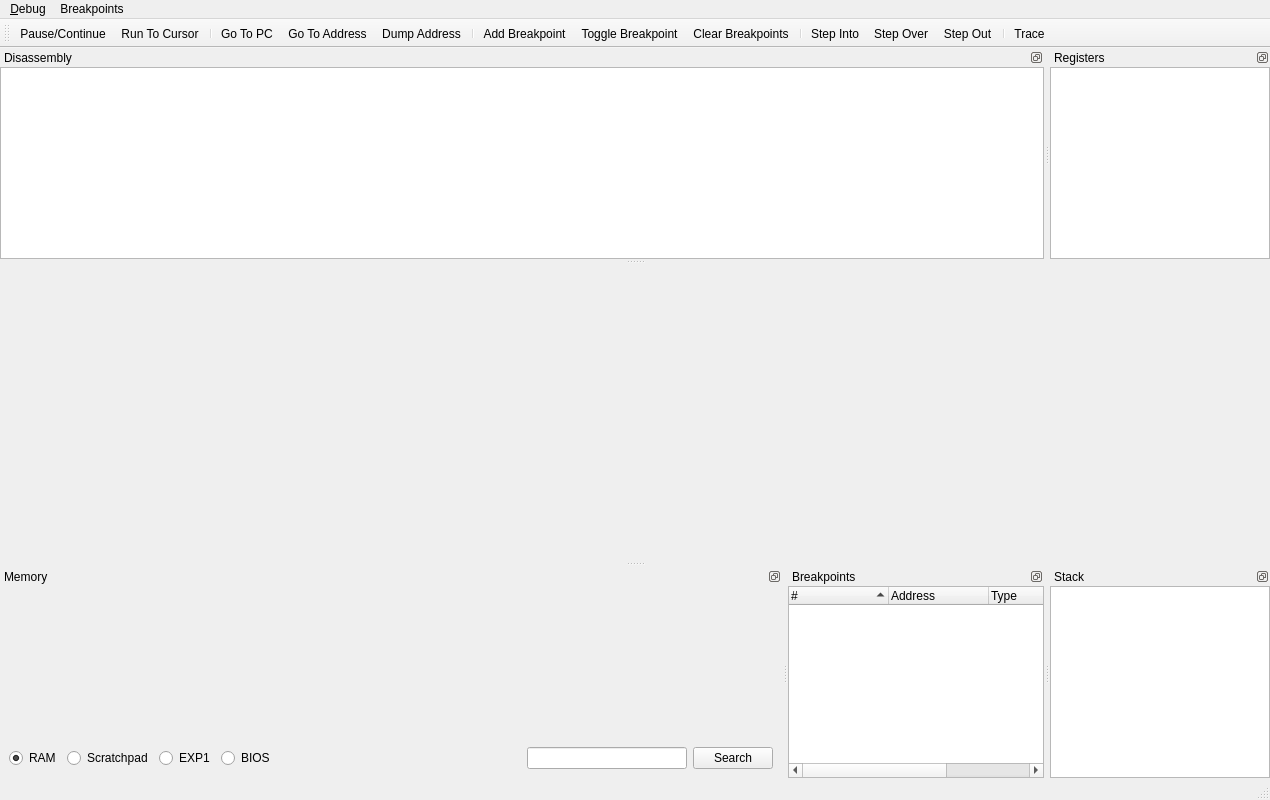
<?xml version="1.0" encoding="UTF-8"?>
<ui version="4.0">
 <class>DebuggerWindow</class>
 <widget class="QMainWindow" name="DebuggerWindow">
  <property name="geometry">
   <rect>
    <x>0</x>
    <y>0</y>
    <width>1270</width>
    <height>800</height>
   </rect>
  </property>
  <property name="windowTitle">
   <string>CPU Debugger</string>
  </property>
  <property name="dockNestingEnabled">
   <bool>true</bool>
  </property>
  <widget class="QWidget" name="centralwidget"/>
  <widget class="QMenuBar" name="menubar">
   <property name="geometry">
    <rect>
     <x>0</x>
     <y>0</y>
     <width>1210</width>
     <height>30</height>
    </rect>
   </property>
   <widget class="QMenu" name="menu_Debugger">
    <property name="title">
     <string>&amp;Debug</string>
    </property>
    <addaction name="actionPause"/>
    <addaction name="actionRunToCursor"/>
    <addaction name="separator"/>
    <addaction name="actionGoToPC"/>
    <addaction name="actionGoToAddress"/>
    <addaction name="actionDumpAddress"/>
    <addaction name="separator"/>
    <addaction name="actionTrace"/>
    <addaction name="separator"/>
    <addaction name="actionStepInto"/>
    <addaction name="actionStepOver"/>
    <addaction name="actionStepOut"/>
    <addaction name="separator"/>
    <addaction name="actionClose"/>
   </widget>
   <widget class="QMenu" name="menuBreakpoints">
    <property name="title">
     <string>Breakpoints</string>
    </property>
    <addaction name="actionAddBreakpoint"/>
    <addaction name="actionToggleBreakpoint"/>
    <addaction name="actionClearBreakpoints"/>
   </widget>
   <addaction name="menu_Debugger"/>
   <addaction name="menuBreakpoints"/>
  </widget>
  <widget class="QStatusBar" name="statusbar"/>
  <widget class="QToolBar" name="toolBar">
   <property name="windowTitle">
    <string>toolBar</string>
   </property>
   <attribute name="toolBarArea">
    <enum>TopToolBarArea</enum>
   </attribute>
   <attribute name="toolBarBreak">
    <bool>false</bool>
   </attribute>
   <addaction name="actionPause"/>
   <addaction name="actionRunToCursor"/>
   <addaction name="separator"/>
   <addaction name="actionGoToPC"/>
   <addaction name="actionGoToAddress"/>
   <addaction name="actionDumpAddress"/>
   <addaction name="separator"/>
   <addaction name="actionAddBreakpoint"/>
   <addaction name="actionToggleBreakpoint"/>
   <addaction name="actionClearBreakpoints"/>
   <addaction name="separator"/>
   <addaction name="actionStepInto"/>
   <addaction name="actionStepOver"/>
   <addaction name="actionStepOut"/>
   <addaction name="separator"/>
   <addaction name="actionTrace"/>
  </widget>
  <widget class="QDockWidget" name="dockWidget_2">
   <property name="features">
    <set>QDockWidget::DockWidgetFloatable|QDockWidget::DockWidgetMovable</set>
   </property>
   <property name="windowTitle">
    <string>Disassembly</string>
   </property>
   <attribute name="dockWidgetArea">
    <number>4</number>
   </attribute>
   <widget class="QTreeView" name="codeView">
    <property name="sizePolicy">
     <sizepolicy hsizetype="Expanding" vsizetype="Expanding">
      <horstretch>0</horstretch>
      <verstretch>0</verstretch>
     </sizepolicy>
    </property>
    <attribute name="headerVisible">
     <bool>false</bool>
    </attribute>
   </widget>
  </widget>
  <widget class="QDockWidget" name="dockWidget_3">
   <property name="features">
    <set>QDockWidget::DockWidgetFloatable|QDockWidget::DockWidgetMovable</set>
   </property>
   <property name="windowTitle">
    <string>Registers</string>
   </property>
   <attribute name="dockWidgetArea">
    <number>4</number>
   </attribute>
   <widget class="QTreeView" name="registerView">
    <property name="sizePolicy">
     <sizepolicy hsizetype="Expanding" vsizetype="Expanding">
      <horstretch>0</horstretch>
      <verstretch>0</verstretch>
     </sizepolicy>
    </property>
    <property name="maximumSize">
     <size>
      <width>220</width>
      <height>16777215</height>
     </size>
    </property>
   </widget>
  </widget>
  <widget class="QDockWidget" name="dockWidget">
   <property name="sizePolicy">
    <sizepolicy hsizetype="Preferred" vsizetype="Preferred">
     <horstretch>1</horstretch>
     <verstretch>0</verstretch>
    </sizepolicy>
   </property>
   <property name="features">
    <set>QDockWidget::DockWidgetFloatable|QDockWidget::DockWidgetMovable</set>
   </property>
   <property name="windowTitle">
    <string>Memory</string>
   </property>
   <attribute name="dockWidgetArea">
    <number>8</number>
   </attribute>
   <widget class="QWidget" name="dockWidgetContents_3">
    <layout class="QVBoxLayout" name="verticalLayout">
     <item>
      <widget class="MemoryViewWidget" name="memoryView" native="true">
       <property name="sizePolicy">
        <sizepolicy hsizetype="Preferred" vsizetype="Expanding">
         <horstretch>0</horstretch>
         <verstretch>0</verstretch>
        </sizepolicy>
       </property>
      </widget>
     </item>
     <item>
      <layout class="QHBoxLayout" name="horizontalLayout">
       <item>
        <widget class="QRadioButton" name="memoryRegionRAM">
         <property name="text">
          <string>RAM</string>
         </property>
         <property name="checked">
          <bool>true</bool>
         </property>
        </widget>
       </item>
       <item>
        <widget class="QRadioButton" name="memoryRegionScratchpad">
         <property name="text">
          <string>Scratchpad</string>
         </property>
        </widget>
       </item>
       <item>
        <widget class="QRadioButton" name="memoryRegionEXP1">
         <property name="text">
          <string>EXP1</string>
         </property>
        </widget>
       </item>
       <item>
        <widget class="QRadioButton" name="memoryRegionBIOS">
         <property name="text">
          <string>BIOS</string>
         </property>
        </widget>
       </item>
       <item>
        <spacer name="horizontalSpacer">
         <property name="orientation">
          <enum>Qt::Horizontal</enum>
         </property>
         <property name="sizeHint" stdset="0">
          <size>
           <width>40</width>
           <height>20</height>
          </size>
         </property>
        </spacer>
       </item>
       <item>
        <layout class="QHBoxLayout" name="horizontalLayout_2">
         <item>
          <widget class="QLineEdit" name="memorySearchString"/>
         </item>
         <item>
          <widget class="QPushButton" name="memorySearch">
           <property name="text">
            <string>Search</string>
           </property>
          </widget>
         </item>
        </layout>
       </item>
      </layout>
     </item>
    </layout>
   </widget>
  </widget>
  <widget class="QDockWidget" name="dockWidget_5">
   <property name="sizePolicy">
    <sizepolicy hsizetype="Maximum" vsizetype="Preferred">
     <horstretch>0</horstretch>
     <verstretch>0</verstretch>
    </sizepolicy>
   </property>
   <property name="maximumSize">
    <size>
     <width>290</width>
     <height>524287</height>
    </size>
   </property>
   <property name="features">
    <set>QDockWidget::DockWidgetFloatable|QDockWidget::DockWidgetMovable</set>
   </property>
   <property name="windowTitle">
    <string>Breakpoints</string>
   </property>
   <attribute name="dockWidgetArea">
    <number>8</number>
   </attribute>
   <widget class="QTreeWidget" name="breakpointsWidget">
    <property name="selectionMode">
     <enum>QAbstractItemView::SingleSelection</enum>
    </property>
    <property name="selectionBehavior">
     <enum>QAbstractItemView::SelectRows</enum>
    </property>
    <property name="sortingEnabled">
     <bool>true</bool>
    </property>
    <attribute name="headerMinimumSectionSize">
     <number>20</number>
    </attribute>
    <column>
     <property name="text">
      <string>#</string>
     </property>
    </column>
    <column>
     <property name="text">
      <string>Address</string>
     </property>
    </column>
    <column>
     <property name="text">
      <string>Type</string>
     </property>
    </column>
    <column>
     <property name="text">
      <string>Hit Count</string>
     </property>
    </column>
   </widget>
  </widget>
  <widget class="QDockWidget" name="dockWidget_4">
   <property name="features">
    <set>QDockWidget::DockWidgetFloatable|QDockWidget::DockWidgetMovable</set>
   </property>
   <property name="windowTitle">
    <string>Stack</string>
   </property>
   <attribute name="dockWidgetArea">
    <number>8</number>
   </attribute>
   <widget class="QTreeView" name="stackView">
    <property name="maximumSize">
     <size>
      <width>220</width>
      <height>16777215</height>
     </size>
    </property>
   </widget>
  </widget>
  <action name="actionPause">
   <property name="checkable">
    <bool>true</bool>
   </property>
   <property name="icon">
    <iconset theme="pause-line"/>
   </property>
   <property name="text">
    <string>&amp;Pause/Continue</string>
   </property>
   <property name="toolTip">
    <string>Pause/Continue</string>
   </property>
   <property name="shortcut">
    <string>F5</string>
   </property>
  </action>
  <action name="actionStepInto">
   <property name="icon">
    <iconset theme="debug-step-into-line"/>
   </property>
   <property name="text">
    <string>&amp;Step Into</string>
   </property>
   <property name="toolTip">
    <string>Step Into</string>
   </property>
   <property name="shortcut">
    <string>F11</string>
   </property>
  </action>
  <action name="actionStepOver">
   <property name="icon">
    <iconset theme="debug-step-over-line"/>
   </property>
   <property name="text">
    <string>Step &amp;Over</string>
   </property>
   <property name="toolTip">
    <string>Step Over</string>
   </property>
   <property name="shortcut">
    <string>F10</string>
   </property>
  </action>
  <action name="actionToggleBreakpoint">
   <property name="icon">
    <iconset theme="debug-toggle-breakpoint"/>
   </property>
   <property name="text">
    <string>Toggle &amp;Breakpoint</string>
   </property>
   <property name="toolTip">
    <string>Toggle Breakpoint</string>
   </property>
   <property name="shortcut">
    <string>F9</string>
   </property>
  </action>
  <action name="actionClose">
   <property name="text">
    <string>&amp;Close</string>
   </property>
  </action>
  <action name="actionStepOut">
   <property name="icon">
    <iconset theme="debug-step-out-line"/>
   </property>
   <property name="text">
    <string>Step O&amp;ut</string>
   </property>
   <property name="toolTip">
    <string>Step Out</string>
   </property>
   <property name="shortcut">
    <string>Ctrl+F11</string>
   </property>
  </action>
  <action name="actionRunToCursor">
   <property name="icon">
    <iconset theme="debugger-go-to-cursor"/>
   </property>
   <property name="text">
    <string>&amp;Run To Cursor</string>
   </property>
   <property name="toolTip">
    <string>Run To Cursor</string>
   </property>
   <property name="shortcut">
    <string>Ctrl+F10</string>
   </property>
  </action>
  <action name="actionClearBreakpoints">
   <property name="icon">
    <iconset theme="debugger-clear-breakpoint"/>
   </property>
   <property name="text">
    <string>&amp;Clear Breakpoints</string>
   </property>
   <property name="toolTip">
    <string>Clear Breakpoints</string>
   </property>
   <property name="shortcut">
    <string>Ctrl+Del</string>
   </property>
  </action>
  <action name="actionAddBreakpoint">
   <property name="icon">
    <iconset theme="add-line"/>
   </property>
   <property name="text">
    <string>&amp;Add Breakpoint</string>
   </property>
   <property name="toolTip">
    <string>Add Breakpoint</string>
   </property>
   <property name="shortcut">
    <string>Ctrl+F9</string>
   </property>
  </action>
  <action name="actionGoToPC">
   <property name="icon">
    <iconset theme="debugger-go-to-pc"/>
   </property>
   <property name="text">
    <string>&amp;Go To PC</string>
   </property>
   <property name="toolTip">
    <string>Go To PC</string>
   </property>
   <property name="shortcut">
    <string>Ctrl+P</string>
   </property>
  </action>
  <action name="actionGoToAddress">
   <property name="icon">
    <iconset theme="debugger-go-to-address"/>
   </property>
   <property name="text">
    <string>Go To &amp;Address</string>
   </property>
   <property name="toolTip">
    <string>Go To Address</string>
   </property>
   <property name="shortcut">
    <string>Ctrl+G</string>
   </property>
  </action>
  <action name="actionDumpAddress">
   <property name="icon">
    <iconset theme="debugger-dump-address"/>
   </property>
   <property name="text">
    <string>&amp;Dump Address</string>
   </property>
   <property name="shortcut">
    <string>Ctrl+D</string>
   </property>
  </action>
  <action name="actionTrace">
   <property name="icon">
    <iconset theme="debug-trace-line"/>
   </property>
   <property name="text">
    <string>&amp;Trace</string>
   </property>
   <property name="toolTip">
    <string>Trace</string>
   </property>
   <property name="shortcut">
    <string>Ctrl+T</string>
   </property>
  </action>
 </widget>
 <customwidgets>
  <customwidget>
   <class>MemoryViewWidget</class>
   <extends>QWidget</extends>
   <header>pokketsx-qt/memoryviewwidget.h</header>
   <container>1</container>
  </customwidget>
 </customwidgets>
 <resources>
  <include location="resources/resources.qrc"/>
 </resources>
 <connections/>
</ui>
